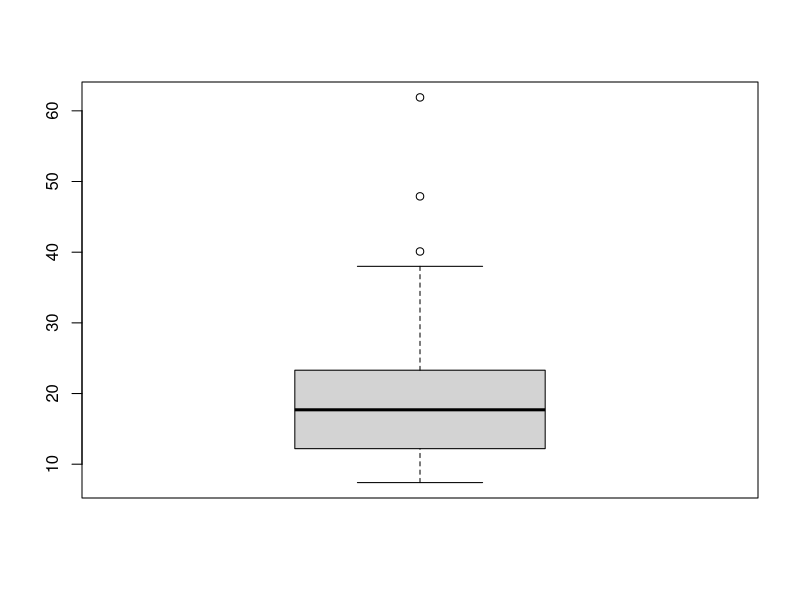

Generate this figure with R: (Note: this script raises an error after producing the figure.)
library(tidyverse)

raw_data<-MASS::Cars93
raw_data %>% select(Type)

#Aufgabe1 seite 3

#b
mean(raw_data$Price)  #19.51
quantile(raw_data$Price,0.25) #12.2
quantile(raw_data$Price,0.75) #23.3

boxplot(raw_data$Price)


#c



t1<- raw_data %>% select ( Type,Origin)
t1

tab<-table(t1)
chisq.test(t1$Type,t1$Origin)$expected # indifference
chisq.test(t1$Type,t1$Origin)$statistic  #corresponsding


#Aufgabe2
#i)
#without replacement
choose(60,5)*choose(40,5)/choose(100,10)
dhyper(5,40,60,10)

#with 
#P(X=5)
dbinom(5,10,0.4)

#ii)

#m 
#P(10m)=dhyper(10,60,40,10)  

(16/60)^2*(4/6)^3

0.6^10*(4/6)^3*(16/60)^2*(4/60)^5*(factorial(10)/(factorial(3)*factorial(2)*factorial(5)))/0.6

((40^3*16^2*4^5)/60^10)*(factorial(10)/(factorial(3)*factorial(2)*factorial(5)))/0.6^10

P(X|M)=P(XandM)/P(M)=?0.0115
#iii)
#nonEU 10/100
#(nonEU)'=90/100

#with replacement
(90/100)^9*(10/100)
#without replacement
(choose(90,9)/choose(100,9))*(choose(10,1)/choose(100,1)) # 0.03712757
dbinom(1,10,100/100)

#Aufgabe3

#a) E(x)=1*0.3+ 2*0.3+ 3*0.2+ 4*0.1+ 5*0.1=2.4 100*E(x)=100*2,4=240
  #E(x^2)-E(X)^2=(1^2*0.3+ 2^2*0.3+ 3^2*0.2+ 4^2*0.1+ 5^2*0.1 - 2.4^2)*100=164
  #sd=164^0.5=12.81

#b)N(240,12.81)
#P(X<=250)=phi(250-240)
pnorm(250,240,12.81)

#c)
qnorm(0.99,240,12.81) #270 tickets

x<-c(250:280)
cbind(x,pnorm(c(250:275),240,12.81))

#d)
y<-c(70:100)
cbind(y,pnorm(250,2.4*y,(1.64*y)^0.5)) #92





#Aufgabe4
library(TeachingDemos)

x4<-c(1.013,0.921,0.971,1.064,0.887,0.954,1.015,0.953,1.068,0.880,0.760,0.863,0.994,1.007,0.769,0.941,1.052,0.998,0.862,0.917)

#a)
t.test(x4,alternative = "two.sided",conf.level = 0.95)  #[0.9031564 ,0.9857436]

#lower
mean(x4)-qt(1-(0.95/2),df=length(x4)-1)*sd(x4)*length(x4)^0.5
#upper
mean(x4)+qt(1-(0.95/2),df=length(x4)-1)*sd(x4)*length(x4)^0.5

#b)
sigma.test(x4,alternative = "less",conf.level = 0.99)

n<-length(x4)
(((n-1)*sd(x4)^2)/(qchisq(1-0.99,df=n-1)))^0.5 #[0.1392067,inf]

#c)
mean(x4)+qt(1-0.90,df=length(x4)-1)*sd(x4)/(length(x4))^0.5

#Aufgabe5
#a) binomal distribution

#b) Ho: p =0.25 H1: p!=0.25

#c) R=(-inf,-0.06270678)u(0.06270678,inf)
qnorm(1-(0.95/2))

x<-c(0:20)

t<-((x/20)-0.25)/((0.25*0.75/20)^0.5)

cbind(x,(2*(1-pnorm(((x/20)-0.25)/((0.25*0.75/20)^0.5))))-0.025)

((9/20)-0.25)/((0.25*0.75/20)^0.5)
qnorm()

#d)
binom.test(8,20,0.25,alternative = "two.sided",conf.level = 0.95) #p value 0.1261 p>alpha => dont reject Ho


#e)
pnorm(0.25+qnorm(1-0.95)*sqrt(0.25*0.75/20),0.25,sqrt(0.25*0.75/20))
